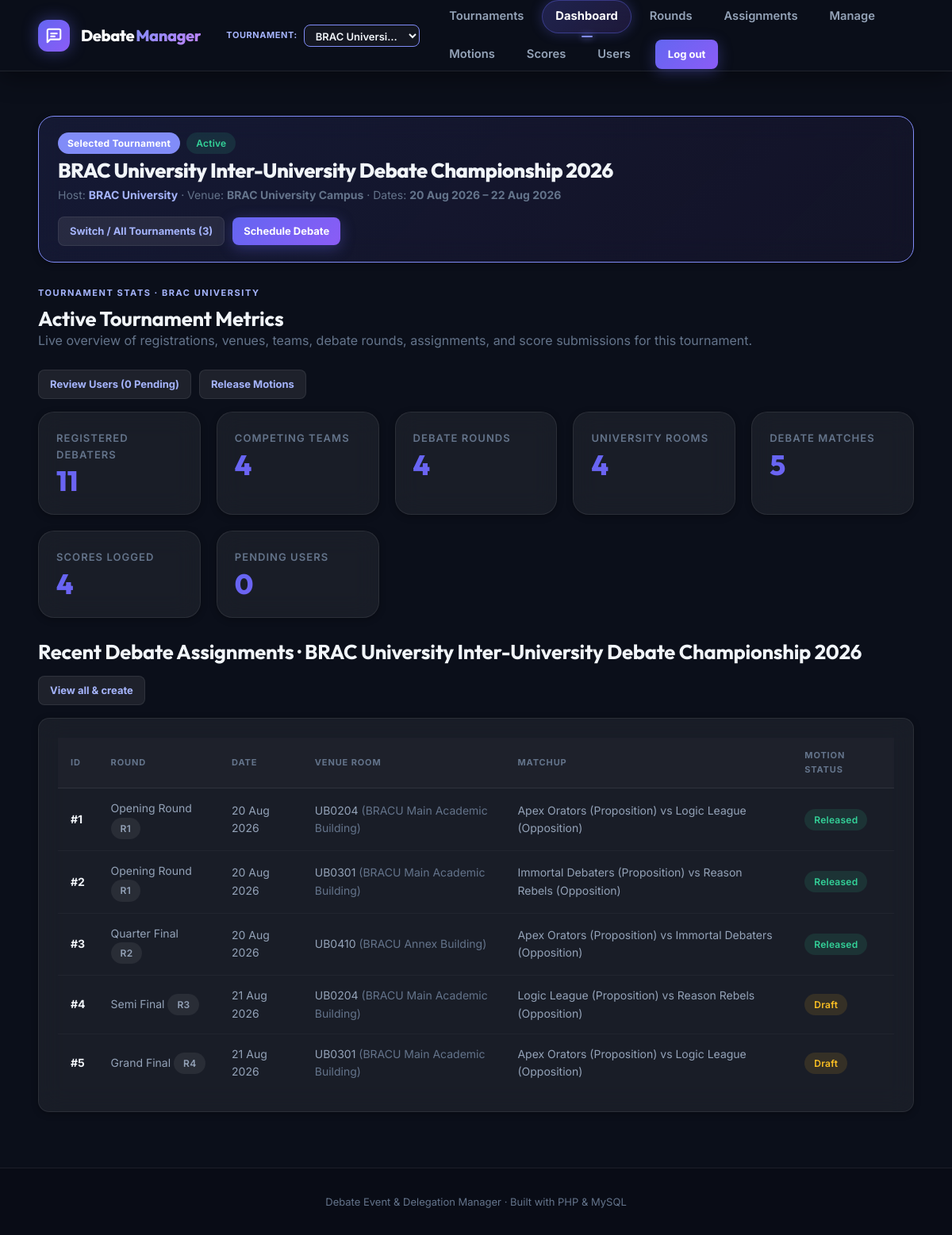
The page /admin/dashboard.php (signed in) on the database its author committed.
### tables this page shows
CREATE TABLE competition (
  competition_id INT AUTO_INCREMENT PRIMARY KEY,
  name VARCHAR(200) NOT NULL,
  description TEXT NULL,
  host_inst_id INT NOT NULL,
  start_date DATE NULL,
  end_date DATE NULL,
  status ENUM('upcoming','active','completed') NOT NULL DEFAULT 'active',
  created_at TIMESTAMP DEFAULT CURRENT_TIMESTAMP,
  CONSTRAINT fk_comp_institution FOREIGN KEY(host_inst_id) REFERENCES institution(inst_id) ON DELETE RESTRICT
);

CREATE TABLE institution (
  inst_id INT AUTO_INCREMENT PRIMARY KEY,
  name VARCHAR(120) NOT NULL,
  type VARCHAR(80) NOT NULL
);

CREATE TABLE debate_assignment (
  assignment_id INT AUTO_INCREMENT PRIMARY KEY,
  date DATE NOT NULL,
  room_id INT NOT NULL,
  round_id INT NOT NULL,
  motion TEXT NULL,
  motion_status ENUM('draft','released') NOT NULL DEFAULT 'draft',
  CONSTRAINT fk_assignment_room FOREIGN KEY(room_id) REFERENCES room(room_id) ON DELETE RESTRICT,
  CONSTRAINT fk_assignment_round FOREIGN KEY(round_id) REFERENCES debate_round(round_id) ON DELETE CASCADE
);

CREATE TABLE debate_round (
  round_id INT AUTO_INCREMENT PRIMARY KEY,
  competition_id INT NOT NULL,
  round_name VARCHAR(120) NOT NULL,
  round_num INT NOT NULL,
  start_time DATETIME NOT NULL,
  CONSTRAINT fk_round_comp FOREIGN KEY(competition_id) REFERENCES competition(competition_id) ON DELETE CASCADE
);

CREATE TABLE room (
  room_id INT AUTO_INCREMENT PRIMARY KEY,
  competition_id INT NOT NULL,
  number VARCHAR(30) NOT NULL,
  building VARCHAR(120) NOT NULL,
  CONSTRAINT fk_room_comp FOREIGN KEY(competition_id) REFERENCES competition(competition_id) ON DELETE CASCADE
);

### config/bootstrap.php (called while the page is built, shortened)
<?php
require_once __DIR__ . '/database.php';
function e(?string $v): string {
    return htmlspecialchars((string)$v, ENT_QUOTES, 'UTF-8');
}
function current_user(): ?array {
    return $_SESSION['user'] ?? null;
}
function q(string $sql, array $params = []): array {
    $s = db()->prepare($sql);
    $s->execute($params);
    return $s->fetchAll();
}
function one(string $sql, array $params = []): ?array {
    $s = db()->prepare($sql);
    $s->execute($params);
    $r = $s->fetch();
    return $r ?: null;
}
function all_competitions(): array {
    return q('SELECT c.*, i.name AS host_name, i.type AS host_type
              FROM competition c
              JOIN institution i ON i.inst_id = c.host_inst_id
              ORDER BY c.status = "active" DESC, c.start_date DESC, c.name ASC');
}
function get_competition(int $id): ?array {
    return one('SELECT c.*, i.name AS host_name, i.type AS host_type
                FROM competition c
                JOIN institution i ON i.inst_id = c.host_inst_id
                WHERE c.competition_id = ?', [$id]);
}
function current_competition_id(): int {
    if (!empty($_SESSION['admin_competition_id'])) {
        $cid = (int)$_SESSION['admin_competition_id'];
        if (get_competition($cid)) {
            return $cid;
        }
    }
    $first = one('SELECT competition_id FROM competition ORDER BY status="active" DESC, competition_id ASC LIMIT 1');
    $id = (int)($first['competition_id'] ?? 1);
    return $id;
}
function current_competition(): ?array {
    return get_competition(current_competition_id());
}

### config/database.php (called while the page is built, shortened)
<?php
function db(): PDO {
    static $pdo = null;
    if ($pdo === null) {
        $dsn = 'mysql:host=' . DB_HOST . ';dbname=' . DB_NAME . ';charset=utf8mb4';
        $pdo = new PDO($dsn, DB_USER, DB_PASS, [
            PDO::ATTR_ERRMODE => PDO::ERRMODE_EXCEPTION,
            PDO::ATTR_DEFAULT_FETCH_MODE => PDO::FETCH_ASSOC,
            PDO::ATTR_EMULATE_PREPARES => false,
        ]);
    }
    return $pdo;
}

### admin/dashboard.php (the view, shortened to what this page needs)
<?php
$admin_area = true;
require_once '../config/bootstrap.php';
$cid  = current_competition_id();
$comp = current_competition();
$stats = [
    'participants'  => one('SELECT COUNT(*) c FROM competition_registration WHERE competition_id=?', [$cid])['c'] ?? 0,
    'teams'         => one('SELECT COUNT(*) c FROM team WHERE competition_id=?', [$cid])['c'] ?? 0,
    'rounds'        => one('SELECT COUNT(*) c FROM debate_round WHERE competition_id=?', [$cid])['c'] ?? 0,
    'rooms'         => one('SELECT COUNT(*) c FROM room WHERE competition_id=?', [$cid])['c'] ?? 0,
    'assignments'   => one('SELECT COUNT(*) c FROM debate_assignment a JOIN debate_round r ON r.round_id = a.round_id WHERE r.competition_id=?', [$cid])['c'] ?? 0,
    'scores'        => one('SELECT COUNT(*) c FROM score_entry se JOIN debate_assignment a ON a.assignment_id = se.assignment_id JOIN debate_round r ON r.round_id = a.round_id WHERE r.competition_id=?', [$cid])['c'] ?? 0,
    'pending_users' => one('SELECT COUNT(*) c FROM auth_user WHERE status="pending"')['c'] ?? 0,
    'total_comps'   => one('SELECT COUNT(*) c FROM competition')['c'] ?? 0,
];
$up = q('SELECT a.assignment_id, a.date, a.motion, a.motion_status, r.round_name, r.round_num, ro.number, ro.building,
         GROUP_CONCAT(CONCAT(t.team_name, " (", pi.side, ")") ORDER BY pi.side SEPARATOR " vs ") matchup
         FROM debate_assignment a
         JOIN debate_round r ON r.round_id = a.round_id
         JOIN room ro ON ro.room_id = a.room_id
         LEFT JOIN participates_in pi ON pi.assignment_id = a.assignment_id
         LEFT JOIN team t ON t.team_id = pi.team_id
         WHERE r.competition_id = ?
         GROUP BY a.assignment_id
         ORDER BY a.date, r.start_time
         LIMIT 8', [$cid]);
include '../partials/header.php';
?>
<div class="card" style="margin-bottom: 24px; background: linear-gradient(135deg, rgba(99, 102, 241, 0.12), rgba(139, 92, 246, 0.06)); border: 1px solid var(--accent); padding: 20px 24px;">
  <div style="display: flex; justify-content: space-between; align-items: center; flex-wrap: wrap; gap: 16px;">
    <div>
      <div style="display: flex; align-items: center; gap: 8px; margin-bottom: 6px;">
        <span class="badge" style="background: var(--accent); color: #fff; font-weight: 700;">Selected Tournament</span>
        <span class="badge <?= ($comp['status'] ?? '') === 'active' ? 'green' : 'yellow' ?>"><?= ucfirst(e($comp['status'] ?? 'Active')) ?></span>
      </div>
      <h1 style="margin: 0; font-size: 1.6rem; color: var(--text-primary);"><?= e($comp['name'] ?? 'All Tournaments') ?></h1>
      <p class="muted" style="margin: 4px 0 0; font-size: 14px;">
        Host: <strong style="color: var(--accent-bright);"><?= e($comp['host_name'] ?? 'Global') ?></strong> &middot;
        Venue: <strong><?= e($comp['host_name'] ?? '') ?> Campus</strong> &middot;
        Dates: <strong><?= !empty($comp['start_date']) ? date('d M Y', strtotime($comp['start_date'])) : 'TBD' ?> &ndash; <?= !empty($comp['end_date']) ? date('d M Y', strtotime($comp['end_date'])) : 'TBD' ?></strong>
      </p>
    </div>
    <div class="actions">
      <a href="competitions.php" class="btn secondary small">Switch / All Tournaments (<?= $stats['total_comps'] ?>)</a>
      <a href="assignments.php" class="btn small">Schedule Debate</a>
    </div>
  </div>
</div>
<div class="section-head">
  <div>
    <span class="kicker">Tournament Stats &middot; <?= e($comp['host_name'] ?? '') ?></span>
    <h2>Active Tournament Metrics</h2>
    <p class="muted">Live overview of registrations, venues, teams, debate rounds, assignments, and score submissions for this tournament.</p>
  </div>
  <div class="actions">
    <a href="users.php" class="btn small <?= $stats['pending_users'] > 0 ? 'warning' : 'secondary' ?>" style="<?= $stats['pending_users'] > 0 ? 'background: var(--warning-bg); color: var(--warning); border: 1px solid rgba(251,191,36,0.3);' : '' ?>">
      Review Users (<?= (int)$stats['pending_users'] ?> Pending)
    </a>
    <a href="motions.php" class="btn small secondary">Release Motions</a>
  </div>
</div>
<div class="grid grid-5" style="grid-template-columns: repeat(auto-fit, minmax(170px, 1fr));">
  <div class="card stat">
    <div class="label">Registered Debaters</div>
    <div class="value"><?= e($stats['participants']) ?></div>
  </div>
  <div class="card stat">
    <div class="label">Competing Teams</div>
    <div class="value"><?= e($stats['teams']) ?></div>
  </div>
  <div class="card stat">
    <div class="label">Debate Rounds</div>
    <div class="value"><?= e($stats['rounds']) ?></div>
  </div>
  <div class="card stat">
    <div class="label">University Rooms</div>
    <div class="value"><?= e($stats['rooms']) ?></div>
  </div>
  <div class="card stat">
    <div class="label">Debate Matches</div>
    <div class="value"><?= e($stats['assignments']) ?></div>
  </div>
  <div class="card stat">
    <div class="label">Scores Logged</div>
    <div class="value"><?= e($stats['scores']) ?></div>
  </div>
  <div class="card stat <?= $stats['pending_users'] > 0 ? 'warning-accent' : '' ?>">
    <div class="label">Pending Users</div>
    <div class="value"><?= e($stats['pending_users']) ?></div>
  </div>
</div>
<div class="section">
  <div class="section-head">
    <h2>Recent Debate Assignments &middot; <?= e($comp['name'] ?? '') ?></h2>
    <a href="assignments.php" class="btn small secondary">View all &amp; create</a>
  </div>
  <div class="card table-wrap">
    <table class="table">
      <thead>
        <tr>
          <th>ID</th>
          <th>Round</th>
          <th>Date</th>
          <th>Venue Room</th>
          <th>Matchup</th>
          <th>Motion Status</th>
        </tr>
      </thead>
      <tbody>
        <?php foreach ($up as $a): ?>
          <tr>
            <td><strong>#<?= e($a['assignment_id']) ?></strong></td>
            <td><?= e($a['round_name']) ?> <span class="badge gray">R<?= $a['round_num'] ?></span></td>
            <td><?= e(date('d M Y', strtotime($a['date']))) ?></td>
            <td><?= e($a['number']) ?> <span class="muted">(<?= e($a['building']) ?>)</span></td>
            <td><?= e($a['matchup'] ?? 'Matchup pending') ?></td>
            <td>
              <?php if ($a['motion_status'] === 'released'): ?>
                <span class="badge green">Released</span>
              <?php else: ?>
                <span class="badge yellow">Draft</span>
              <?php endif; ?>
            </td>
          </tr>
        <?php endforeach; ?>
      </tbody>
    </table>
  </div>
</div>
<?php include '../partials/footer.php'; ?>

### partials/header.php (shortened to what this page needs)
<?php
require_once __DIR__ . '/../config/bootstrap.php';
$u       = current_user();
$isAdmin = isset($admin_area) && $admin_area === true;
$prefix  = $isAdmin ? '../' : '';
$currFile = basename($_SERVER['PHP_SELF'] ?? '');
$allComps = [];
$currComp = null;
try {
    $allComps = all_competitions();
} catch (Throwable $e) {
    $allComps = [];
}
if ($u && $u['role'] === 'admin' && $isAdmin) {
    try {
        $currComp = current_competition();
    } catch (Throwable $e) {
        $pendingCount = 0;
    }
} elseif ($u && $u['role'] === 'user' && !$isAdmin) {
    $userActiveCompId = user_active_competition_id($u['participant_id'] ?? 0);
    $currComp = get_competition($userActiveCompId);
}
?>
<!doctype html>
<html lang="en">
<head>
  <link rel="stylesheet" href="<?= $prefix ?>assets/style.css">
</head>
<body>
<header class="topbar">
  <div class="wrap nav">
    <a class="brand" href="<?= $prefix ?><?= $isAdmin ? 'dashboard.php' : 'dashboard.php' ?>">
      <div class="brand-logo animated-logo">
        <svg width="22" height="22" viewBox="0 0 24 24" fill="none" stroke="currentColor" stroke-width="2.3" stroke-linecap="round" stroke-linejoin="round">
          <path d="M21 15a2 2 0 0 1-2 2H7l-4 4V5a2 2 0 0 1 2-2h14a2 2 0 0 1 2 2z"/>
          <path d="M8 9h8"/>
          <path d="M8 13h5"/>
        </svg>
      </div>
      <span class="brand-title">Debate<span class="brand-accent">Manager</span></span>
    </a>
    <?php if ($isAdmin && $u && $u['role'] === 'admin' && !empty($allComps)): ?>
      <div class="comp-switcher" style="display: flex; align-items: center; gap: 8px; margin-left: 12px;">
        <span style="font-size: 11px; font-weight: 700; text-transform: uppercase; letter-spacing: 0.05em; color: var(--accent-bright);">Tournament:</span>
        <form method="get" action="<?= e($_SERVER['PHP_SELF']) ?>" style="display: inline-block; margin: 0;">
          <select name="competition_id" onchange="this.form.submit()" style="padding: 4px 10px; font-size: 13px; border-radius: var(--radius-sm); background: var(--bg-surface); border: 1px solid var(--accent); color: var(--text-primary); font-weight: 600; cursor: pointer; max-width: 280px; text-overflow: ellipsis;">
            <?php foreach ($allComps as $ac): ?>
              <option value="<?= $ac['competition_id'] ?>" <?= ($currComp && $currComp['competition_id'] == $ac['competition_id']) ? 'selected' : '' ?>>
                <?= e($ac['name']) ?> (<?= e($ac['host_name']) ?>)
              </option>
            <?php endforeach; ?>
          </select>
        </form>
      </div>
    <?php endif; ?>
    <div class="nav-links">
      <?php if ($u && $u['role'] === 'user' && !$isAdmin): ?>
        <a href="dashboard.php" class="<?= $currFile === 'dashboard.php' ? 'active' : '' ?>">Overview</a>
        <a href="schedule.php" class="<?= in_array($currFile, ['schedule.php', 'debate.php']) ? 'active' : '' ?>">Schedule</a>
        <a href="results.php" class="<?= $currFile === 'results.php' ? 'active' : '' ?>">Results</a>
        <a href="profile.php" class="<?= $currFile === 'profile.php' ? 'active' : '' ?>">Profile</a>
        <a class="btn small" href="logout.php">Log out</a>
      <?php elseif ($u && $u['role'] === 'admin' && $isAdmin): ?>
        <a href="competitions.php" class="<?= $currFile === 'competitions.php' ? 'active' : '' ?>">Tournaments</a>
        <a href="dashboard.php" class="<?= $currFile === 'dashboard.php' ? 'active' : '' ?>">Dashboard</a>
        <a href="rounds.php" class="<?= $currFile === 'rounds.php' ? 'active' : '' ?>">Rounds</a>
        <a href="assignments.php" class="<?= $currFile === 'assignments.php' ? 'active' : '' ?>">Assignments</a>
        <a href="entities.php" class="<?= $currFile === 'entities.php' ? 'active' : '' ?>">Manage</a>
        <a href="motions.php" class="<?= $currFile === 'motions.php' ? 'active' : '' ?>">Motions</a>
        <a href="scores.php" class="<?= $currFile === 'scores.php' ? 'active' : '' ?>">Scores</a>
        <a href="users.php" class="<?= $currFile === 'users.php' ? 'active' : '' ?>">
          Users
        </a>
        <a class="btn small" href="../logout.php">Log out</a>
      <?php endif; ?>
    </div>
  </div>
</header>
<main class="wrap page">

### partials/footer.php
</main>
<footer class="footer">
  <div class="wrap">
    Debate Event &amp; Delegation Manager &middot; Built with PHP &amp; MySQL
  </div>
</footer>
</body>
</html>

### rows shown on the page
competition: status "Active", name "BRAC University Inter-University Debate Championship 2026", host_inst.name "BRAC University", start_date "20 Aug 2026", end_date "22 Aug 2026", host_inst.name "BRAC UNIVERSITY"
debate_assignment: assignment_id "1", round.round_name "Opening Round", round.round_num "1", date "20 Aug 2026", room.number "UB0204", room.building "BRACU Main Academic Building", matchup "Apex Orators (Proposition) vs Logic League (Opposition)", motion_status "Released"
debate_assignment: assignment_id "2", round.round_name "Opening Round", round.round_num "1", date "20 Aug 2026", room.number "UB0301", room.building "BRACU Main Academic Building", matchup "Immortal Debaters (Proposition) vs Reason Rebels (Opposition)", motion_status "Released"
debate_assignment: assignment_id "3", round.round_name "Quarter Final", round.round_num "2", date "20 Aug 2026", room.number "UB0410", room.building "BRACU Annex Building", matchup "Apex Orators (Proposition) vs Immortal Debaters (Opposition)", motion_status "Released"
debate_assignment: assignment_id "4", round.round_name "Semi Final", round.round_num "3", date "21 Aug 2026", room.number "UB0204", room.building "BRACU Main Academic Building", matchup "Logic League (Proposition) vs Reason Rebels (Opposition)", motion_status "Draft"
debate_assignment: assignment_id "5", round.round_name "Grand Final", round.round_num "4", date "21 Aug 2026", room.number "UB0301", room.building "BRACU Main Academic Building", matchup "Apex Orators (Proposition) vs Logic League (Opposition)", motion_status "Draft"

### other values the page prints
$stats['total_comps'] "3"
$stats['pending_users'] "0"
$stats['participants'] "11"
$stats['teams'] "4"
$stats['rounds'] "4"
$stats['rooms'] "4"
$stats['assignments'] "5"
$stats['scores'] "4"
form field competition_id "BRAC University Inter-University Debate Championship 2026 (BRAC University)"
